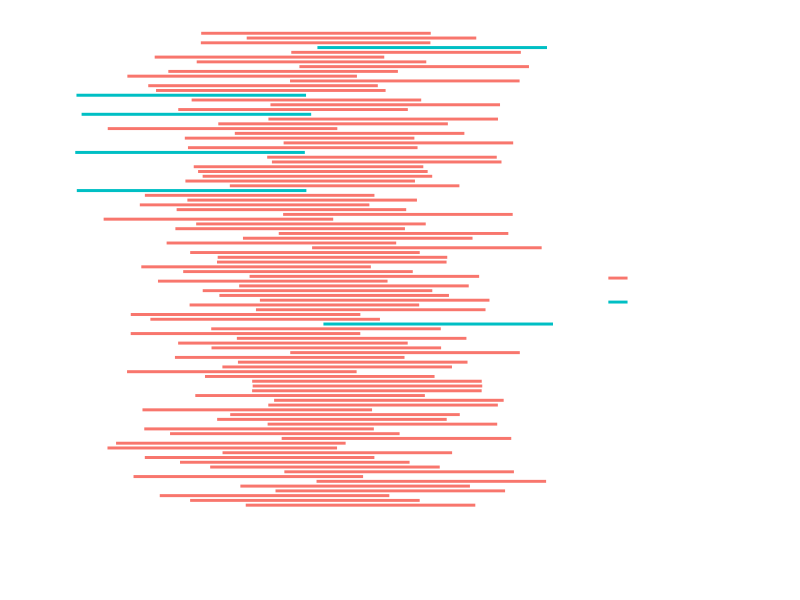

R code for this plot:
library(tidyverse)

n <- 100
B <- 100

set.seed(23)

lower_endpoints <- c()
upper_endpoints <- c()

for(j in 1:B) {
  X <- rnorm(100, 10, 1)
  lower_endpoints[j] <- mean(X) - qnorm(0.975) / sqrt(n)
  upper_endpoints[j] <- mean(X) + qnorm(0.975) / sqrt(n)
}

coverages <- rep("covers", B)
non_coverage_ind <- which(upper_endpoints < 10 | lower_endpoints > 10)
coverages[non_coverage_ind] <- c("fails to cover")
coverages <- factor(coverages)

p1 <- data.frame(lower = lower_endpoints,
           upper = upper_endpoints,
           index = 1:B,
           coverages = coverages) %>%
  ggplot(aes(y = index)) +
  geom_vline(xintercept = 10,
             col = "white",
             linewidth = 1) +
  geom_segment(aes(x = lower, xend = upper, 
                   y = index, yend = index,
                   colour = coverages),
               linewidth = 1) +
  theme_minimal(base_size = 14) +
  xlab("CI") + ylab("") +
  theme(
    axis.text = element_text(colour = "white"),
    axis.title = element_text(colour = "white", size = 24),
    title = element_text(color = "white", size = 28),
    panel.grid.major.x = element_blank(),
    panel.grid.minor.x = element_blank(),
    panel.grid.minor.y = element_blank(),
    panel.grid.major.y = element_blank(),
    axis.text.y = element_blank(),
    legend.text = element_text(colour = "white",
                               size = 18),
    legend.title = element_text(size = 24)
  )
